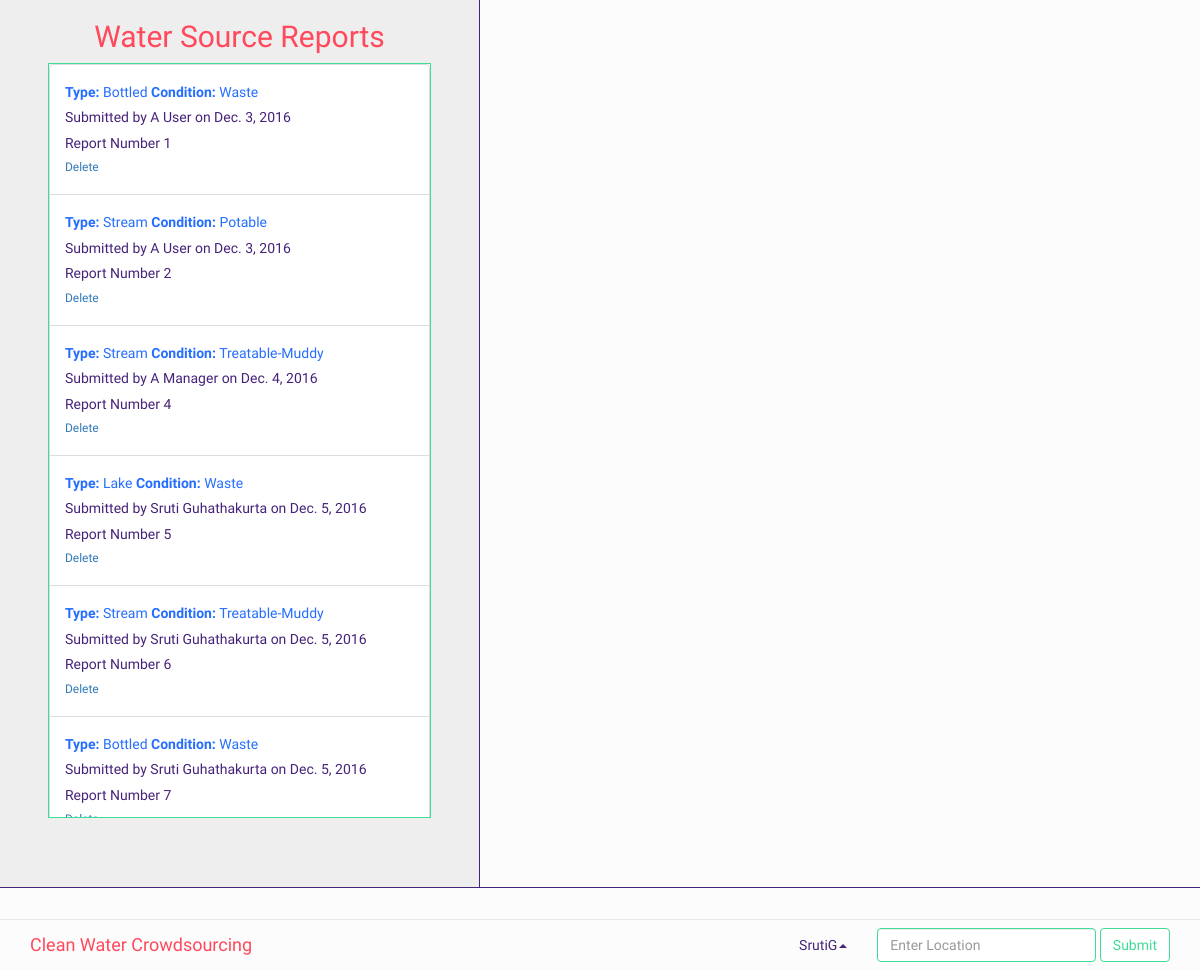
/clean_water_crowdsourcing/main/ (signed in), run on the app's committed database.
### clean_water_crowdsourcing/models.py (models this page shows, shortened)
class WaterSourceReport(models.Model):
    reporter_name = models.ForeignKey(Account, on_delete=models.CASCADE)
    report_number = models.AutoField(primary_key=True)
    water_type = models.CharField(max_length=20)
    water_condition = models.CharField(max_length=20)
    water_location = models.CharField(max_length=50, unique=True)
    report_date = models.DateField(auto_now_add = True)

class Account(models.Model):
    first_name = models.CharField(max_length=20)
    last_name = models.CharField(max_length=20)
    password = models.CharField(max_length=20)
    email=models.CharField(max_length=30, unique=True)
    username = models.CharField(max_length=20, primary_key = True)
    phone = models.CharField(max_length=11)
    address_street = models.CharField(max_length=20)
    address_city = models.CharField(max_length=20)
    address_state = models.CharField(max_length=2)
    address_zip = models.CharField(max_length=10)
    account_type = models.CharField(max_length=1)
    def __str__(self):
        return self.first_name + " " + self.last_name

### clean_water_crowdsourcing/views.py (the view)
# urls.py: url(r'main/', views.main, name='main'),
def main(request):
    username = request.session.get('username')
    user = request.session.get('user')
    worker = request.session.get('worker')
    manager = request.session.get('manager')
    admin = request.session.get('admin')
    account = Account.objects.get(username=username)
    sourceReports = WaterSourceReport.objects.all()
    purityReports = WaterPurityReport.objects.all()
    return render(request, 'clean_water_crowdsourcing/main.html', {'username': username, 'user': user, 'worker': worker,
                                                                   'manager': manager, 'admin': admin, 'account': account,
                                                                   'sourceReports': sourceReports, 'purityReports': purityReports})

### clean_water_crowdsourcing/templates/clean_water_crowdsourcing/main.html (shortened to what this page needs)
{% extends 'clean_water_crowdsourcing/layout.html' %}
{%block content %}
<div class="main navigation">
    <div class="jumbotron wsr">
        <h2 class="pink text-center">Water Source Reports</h2>
        <div class="navigation container reports green-border">
            <ul class="list-group report-items">
                {% for report in sourceReports %}
                <li class="list-group-item">
                    {% if manager %}
                    <a href="#" class="view-graph" onclick="viewGraph('{{ report.water_location }}')"><h5 class="blue"><b>Type:</b> {{ report.water_type }} <b>Condition:</b> {{ report.water_condition }}</h5></a>
                    {% else %}
                    <h5 class="blue"><b>Type:</b> {{ report.water_type }} <b>Condition:</b> {{ report.water_condition }}</h5>
                    {% endif %}
                    <h5 class="purple">Submitted by {{ report.reporter_name }} on {{ report.report_date }}</h5>
                    <h5 class="purple">Report Number {{ report.report_number }}</h5>
                    {% if admin %}
                    <a href="{% url 'deleteReport' reportNum=report.report_number %}"><h6>Delete</h6></a>
                    {% endif %}
                </li>
                {% endfor %}
            </ul>
        </div>
    </div>
    <div id="map"></div>
</div>
<nav class="navigation navbar navbar-default navbar-fixed-bottom">
    <div class="container">
        <div class="navbar-header">
            <a class="navbar-brand pink">Clean Water Crowdsourcing</a>
        </div>
        <form class="navbar-form navbar-right">
            <div class="form-group">
                <input type="text" class="form-control green-border" placeholder="Enter Location">
            </div>
            <button type="submit" class="btn btn-default green green-border">Submit</button>
        </form>
        <ul class="nav navbar-nav navbar-right">
            <li class="dropdown">
                <a href="#" class="dropdown-toggle purple" data-toggle="dropdown" role="button" aria-haspopup="true" aria-expanded="false">{{ username }}<span class="caret"></span></a>
            </li>
        </ul>
    </div>
</nav>
{% endblock %}

### clean_water_crowdsourcing/static/clean_water_crowdsourcing/css/index.css (style rules this page uses)
:root { --primaryDark: #256eff; .--primaryDark: #053c5e; --primary: #3ddc97; .--primary: #1f7a8c; --primaryLight: #fcfcfc; .primaryLight: #bfdbf7; --text: #46237a; .--text: #a31621; --header: #ff495c; .--header: #db222a; }
body { background-color: var(--primaryLight); font-family: 'Quicksand', sans-serif; }
.main { height: 91.5vh; padding: 0px; border-bottom: solid 1px var(--text); position: relative; }
.navigation { background-color: var(--primaryLight) ! important; }
.purple { color: var(--text) ! important; }
.pink { color: var(--header) ! important; }
.green { color: var(--primary) ! important; }
.blue { color: var(--primaryDark) ! important; }
#map { width: 60%; height: 100%; display: inline-block; margin: 0px; padding: 0px; }
.wsr { width: 40%; height: 100%; display: inline-block; float: left; margin: 0px; padding-top: 0px; border-right: solid 1px var(--text); }
.green-border { border-style: solid; border-color: var(--primary); border-width: 1px; }
.reports { height: 90%; width: 80%; padding: 0px; overflow-y: scroll; }
.report-items { width: 100%; margin: 0px; }

### data on the page
WaterSourceReport: water_type "Bottled", water_condition "Waste", reporter_name "A User", report_date "Dec. 3, 2016", report_number "1", shows "Delete"
WaterSourceReport: water_type "Stream", water_condition "Potable", reporter_name "A User", report_date "Dec. 3, 2016", report_number "2", shows "Delete"
WaterSourceReport: water_type "Stream", water_condition "Treatable-Muddy", reporter_name "A Manager", report_date "Dec. 4, 2016", report_number "4", shows "Delete"
WaterSourceReport: water_type "Lake", water_condition "Waste", reporter_name "Sruti Guhathakurta", report_date "Dec. 5, 2016", report_number "5", shows "Delete"
WaterSourceReport: water_type "Stream", water_condition "Treatable-Muddy", reporter_name "Sruti Guhathakurta", report_date "Dec. 5, 2016", report_number "6", shows "Delete"
WaterSourceReport: water_type "Bottled", water_condition "Waste", reporter_name "Sruti Guhathakurta", report_date "Dec. 5, 2016", report_number "7"

### other printed values
{{ username }} "SrutiG"
